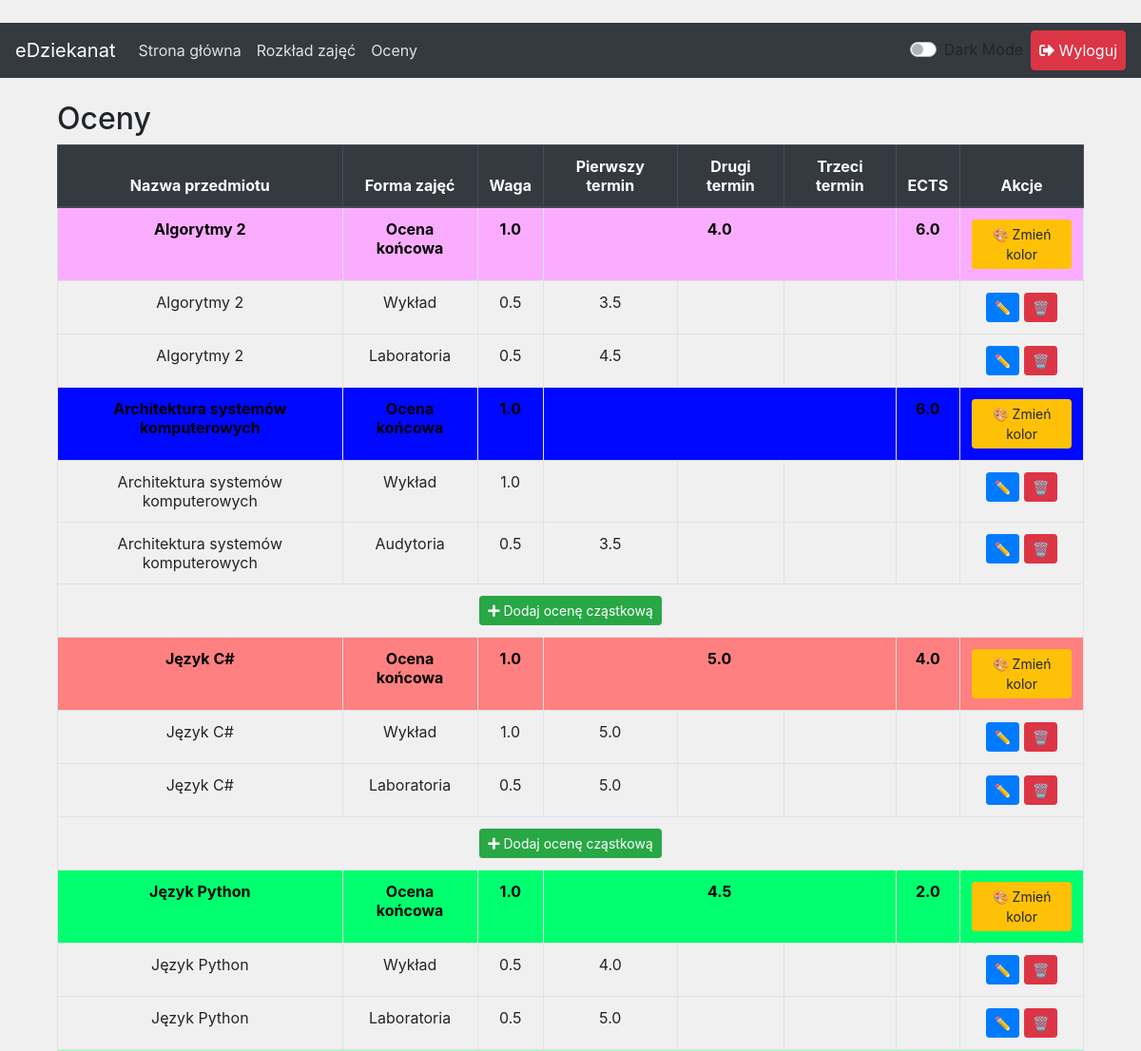
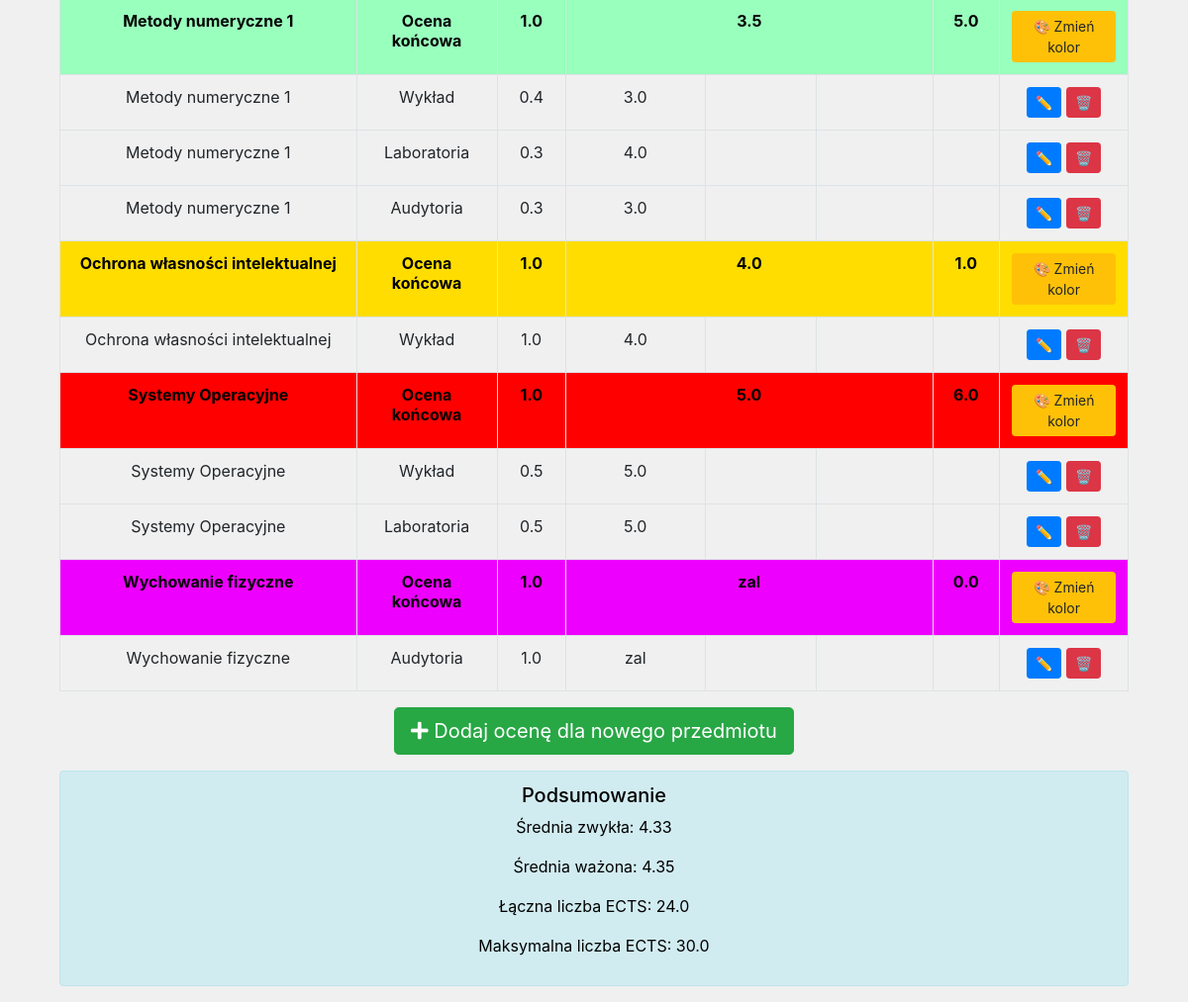
/grades/ (signed in), run on an earlier commit of the app's database (2 pictures, top to bottom).
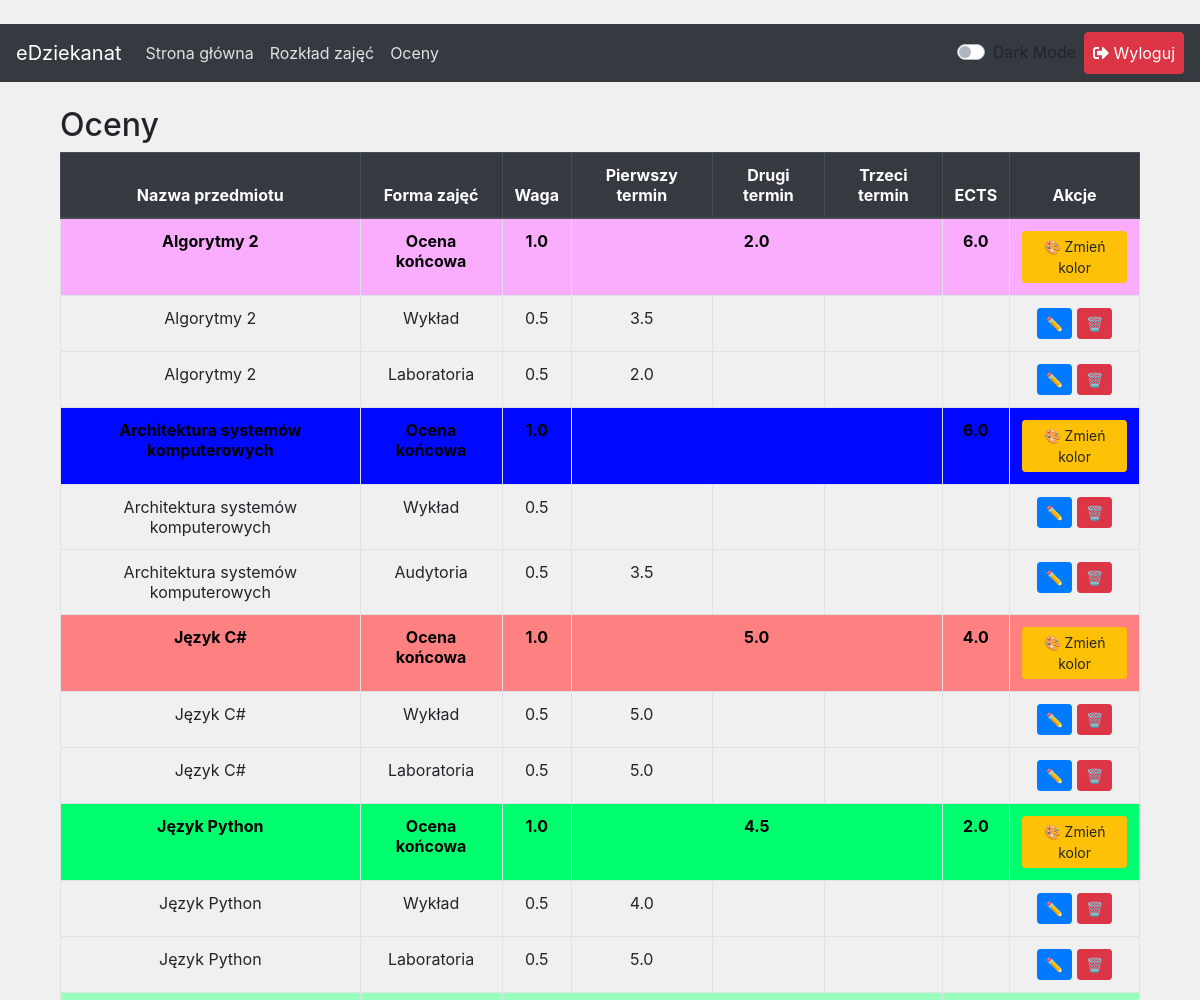
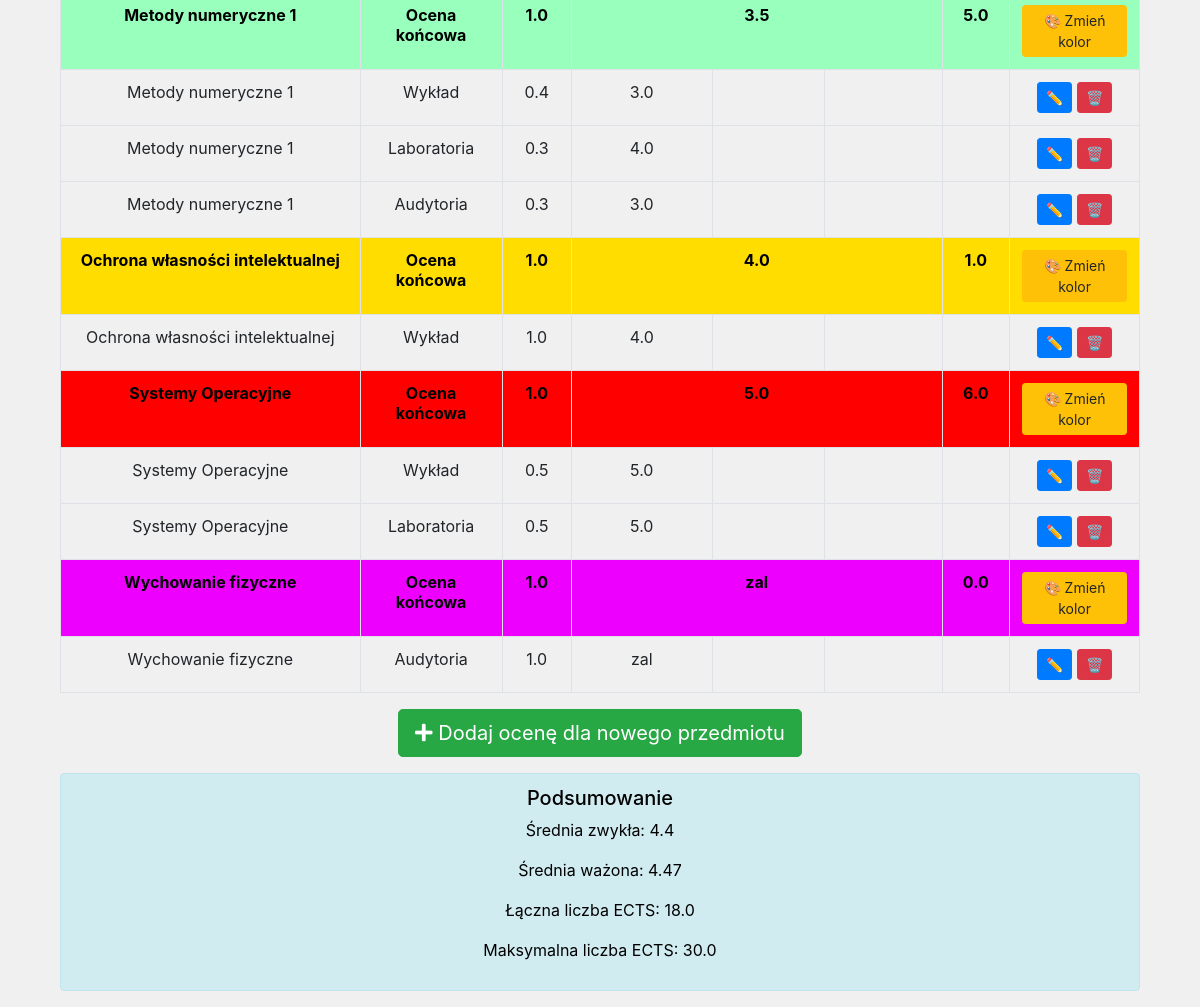
And on a later commit of the database (2 pictures, top to bottom).
### core/models.py (models this page shows, shortened)
class FinalGrade(models.Model):
    user = models.ForeignKey(CustomUser, on_delete=models.CASCADE)
    subject_name = models.CharField(max_length=200)
    ects = models.FloatField(help_text="Podaj ECTS przedmiotu przy tworzeniu pierwszej oceny cząstkowej")
    final_value = models.CharField(
        max_length=10,
        choices=GRADE_CHOICES,
        blank=True,
        help_text="Wartość wyliczana na podstawie ocen cząstkowych"
    )
    row_color = models.CharField(
        max_length=20,
        default='',
        help_text="Kolor wiersza w formacie hex (np. #ffffff)",
        blank=True,
        null=True
    )

class PartialGrade(models.Model):
    final_grade = models.ForeignKey(FinalGrade, on_delete=models.CASCADE)
    form = models.CharField(max_length=20, choices=FORM_CHOICES)
    weight = models.FloatField(default=1.0, help_text="Waga oceny cząstkowej")
    attempt1 = models.CharField(max_length=10, choices=GRADE_CHOICES, blank=True)
    attempt2 = models.CharField(max_length=10, choices=GRADE_CHOICES, blank=True)
    attempt3 = models.CharField(max_length=10, choices=GRADE_CHOICES, blank=True)
    class Meta:
        unique_together = ('final_grade', 'form')

class CustomUser(AbstractUser):
    index_number = models.CharField(max_length=7, unique=True, help_text="np. AB12345")
    semester = models.PositiveIntegerField(help_text="Aktualny semestr (np. 1, 2, 3, ...)")
    study_major = models.CharField(max_length=100, help_text="Kierunek studiów")
    semester_group = models.CharField(max_length=2, help_text="Dwucyfrowy kod grupy (np. 10, 21)")
    @property
    def total_ects(self):
        total = 0
        for fg in self.finalgrade_set.all():
            if fg.final_value and fg.final_value not in ('', 'zal'):
                try:
                    if float(fg.final_value) > 2.0:
                        total += fg.ects
                except ValueError:
                    pass
        return total
    @property
    def max_possible_ects(self):
        return sum(fg.ects for fg in self.finalgrade_set.all())

### core/views.py (the view)
# urls.py: path('grades/', views.grades, name='grades'),
@login_required
def grades(request):
    final_grades = FinalGrade.objects.filter(user=request.user)
    simple_grades = []
    weighted_sum = 0
    ects_sum = 0
    for fg in final_grades:
        fg.weight_sum = fg.partialgrade_set.aggregate(total=Sum('weight'))['total'] or 0.0
        try:
            if fg.final_value != 'zal':
                grade_value = float(fg.final_value)
            else:
                grade_value = 0
        except ValueError:
            grade_value = 0
        if grade_value > 2.0:
            simple_grades.append(grade_value)
            weighted_sum += grade_value * fg.ects
            ects_sum += fg.ects
    simple_avg = sum(simple_grades) / len(simple_grades) if simple_grades else 0
    weighted_avg = weighted_sum / ects_sum if ects_sum else 0
    context = {
        'final_grades': final_grades,
        'simple_avg': round(simple_avg, 2),
        'weighted_avg': round(weighted_avg, 2),
    }
    return render(request, 'grades.html', context)

### templates/grades.html
﻿{% extends 'base.html' %}
{% block content %}
<div class="container mt-4">
    <h2>Oceny</h2>
    <table class="table table-hover table-bordered text-center">
        <thead class="thead-dark">
            <tr>
                <th>Nazwa przedmiotu</th>
                <th>Forma zajęć</th>
                <th>Waga</th>
                <th>Pierwszy termin</th>
                <th>Drugi termin</th>
                <th>Trzeci termin</th>
                <th>ECTS</th>
                <th>Akcje</th>
            </tr>
        </thead>
        <tbody>
            {% for fg in final_grades %}
                <tr class="final-grade-row" style="background-color: {{ fg.row_color|default:'#ffffff' }}; color: #000000; font-weight: bold;">
                    <td>{{ fg.subject_name }}</td>
                    <td>Ocena końcowa</td>
                    <td>1.0</td>
                    <td colspan="3">{{ fg.final_value }}</td>
                    <td>{{ fg.ects }}</td>
                    <td>
                        <a href="{% url 'edit_final_grade' fg.id %}" class="btn btn-sm btn-warning">🎨 Zmień kolor</a>
                    </td>
                </tr>
                {% for pg in fg.partialgrade_set.all %}
                    {% if pg.form == "wyklad" %}
                        <tr>
                            <td>{{ fg.subject_name }}</td>
                            <td>{{ pg.get_form_display }}</td>
                            <td>{{ pg.weight }}</td>
                            <td>{{ pg.attempt1 }}</td>
                            <td>{{ pg.attempt2 }}</td>
                            <td>{{ pg.attempt3 }}</td>
                            <td></td>
                            <td>
                                <a href="{% url 'edit_partial_grade' pg.id %}" class="btn btn-sm btn-primary">✏️</a>
                                <a href="{% url 'delete_partial_grade' pg.id %}" class="btn btn-sm btn-danger">🗑</a>
                            </td>
                        </tr>
                    {% endif %}
                {% endfor %}
                {% for pg in fg.partialgrade_set.all %}
                    {% if pg.form == "laboratoria" %}
                        <tr>
                            <td>{{ fg.subject_name }}</td>
                            <td>{{ pg.get_form_display }}</td>
                            <td>{{ pg.weight }}</td>
                            <td>{{ pg.attempt1 }}</td>
                            <td>{{ pg.attempt2 }}</td>
                            <td>{{ pg.attempt3 }}</td>
                            <td></td>
                            <td>
                                <a href="{% url 'edit_partial_grade' pg.id %}" class="btn btn-sm btn-primary">✏️</a>
                                <a href="{% url 'delete_partial_grade' pg.id %}" class="btn btn-sm btn-danger">🗑</a>
                            </td>
                        </tr>
                    {% endif %}
                {% endfor %}
                {% for pg in fg.partialgrade_set.all %}
                    {% if pg.form == "audytoria" %}
                        <tr>
                            <td>{{ fg.subject_name }}</td>
                            <td>{{ pg.get_form_display }}</td>
                            <td>{{ pg.weight }}</td>
                            <td>{{ pg.attempt1 }}</td>
                            <td>{{ pg.attempt2 }}</td>
                            <td>{{ pg.attempt3 }}</td>
                            <td></td>
                            <td>
                                <a href="{% url 'edit_partial_grade' pg.id %}" class="btn btn-sm btn-primary">✏️</a>
                                <a href="{% url 'delete_partial_grade' pg.id %}" class="btn btn-sm btn-danger">🗑</a>
                            </td>
                        </tr>
                    {% endif %}
                {% endfor %}
                {% if fg.weight_sum|floatformat:"1" != "1.0" %}
                <tr>
                    <td colspan="8" class="text-center">
                        <a href="{% url 'add_partial_grade' fg.id %}" class="btn btn-success btn-sm">
                            <i class="fas fa-plus"></i> Dodaj ocenę cząstkową
                        </a>
                    </td>
                </tr>
                {% endif %}
            {% empty %}
                <tr>
                    <td colspan="8" class="text-center">Brak ocen.</td>
                </tr>
            {% endfor %}
        </tbody>
    </table>
    <div class="text-center my-3">
        <a href="{% url 'add_combined_grade' %}" class="btn btn-success btn-lg">
            <i class="fas fa-plus"></i> Dodaj ocenę dla nowego przedmiotu
        </a>
    </div>
    <div class="alert alert-info text-center">
        <h5>Podsumowanie</h5>
        <p>Średnia zwykła: <span id="simple-average">{{ simple_avg }}</span></p>
        <p>Średnia ważona: <span id="weighted-average">{{ weighted_avg }}</span></p>
        <p>Łączna liczba ECTS: <span id="total-ects">{{ request.user.total_ects }}</span></p>
        {% if final_grades %}
            <p>Maksymalna liczba ECTS: <span>{{ request.user.max_possible_ects }}</span></p>
        {% endif %}
    </div>
</div>
{% endblock %}

### templates/base.html (shortened to what this page needs)
﻿{% load static %}
<!DOCTYPE html>
<html lang="pl">
<head>
    <link rel="stylesheet" href="https://stackpath.bootstrapcdn.com/bootstrap/4.5.2/css/bootstrap.min.css">
    <link rel="stylesheet" href="https://cdnjs.cloudflare.com/ajax/libs/font-awesome/5.15.3/css/all.min.css">
    <link rel="stylesheet" href="{% static 'css/custom.css' %}">
</head>
<body class="light-theme">
    {% block navbar %}
    <nav class="navbar navbar-expand-lg navbar-dark bg-dark">
      <a class="navbar-brand" href="{% url 'home' %}">eDziekanat</a>
      <div class="collapse navbar-collapse" id="navbarNavAltMarkup">
         <div class="navbar-nav mr-auto">
             <a class="nav-item nav-link" href="{% url 'home' %}">Strona główna</a>
             <a class="nav-item nav-link" href="{% url 'schedule_week' %}">Rozkład zajęć</a>
             <a class="nav-item nav-link" href="{% url 'grades' %}">Oceny</a>
         </div>
         <div class="navbar-nav">
             <div class="nav-item">
                 <div class="custom-control custom-switch mt-2 mr-2">
                     <label class="custom-control-label" for="themeSwitch">Dark Mode</label>
                 </div>
             </div>
             <a class="nav-item nav-link btn btn-danger text-white" href="{% url 'logout' %}">
                <i class="fas fa-sign-out-alt"></i> Wyloguj
             </a>
         </div>
      </div>
    </nav>
    {% endblock %}
    <div class="container mt-4">
        {% block content %}{% endblock %}
    </div>
</body>
</html>

### core/static/css/custom.css (style rules this page uses)
.navbar-dark .navbar-nav .nav-link { color: rgba(255, 255, 255, 0.85); }
.container { margin-top: 20px; }
.final-grade-row { color: #000000 !important; font-weight: bold !important; }
.alert { color: #000000; }

What changed in the data, as far as the page shows it:
changed FinalGrade "Algorytmy 2": final_value "4.0" → "2.0"
changed PartialGrade (number 2 of 15 on the later page): attempt1 "4.5" → "2.0"
shown differently, row unchanged: FinalGrade "Architektura systemów komputerowych": no longer shows "Dodaj ocenę cząstkową"
changed PartialGrade (number 3 of 15 on the later page): weight "1.0" → "0.5"
shown differently, row unchanged: FinalGrade "Język C#": no longer shows "Dodaj ocenę cząstkową"
changed PartialGrade (number 5 of 15 on the later page): weight "1.0" → "0.5"
changed through a linked row, CustomUser: user.total_ects "24.0" → "18.0"
Also different on the page:
{{ simple_avg }}: "4.33" → "4.4"
{{ weighted_avg }}: "4.35" → "4.47"
